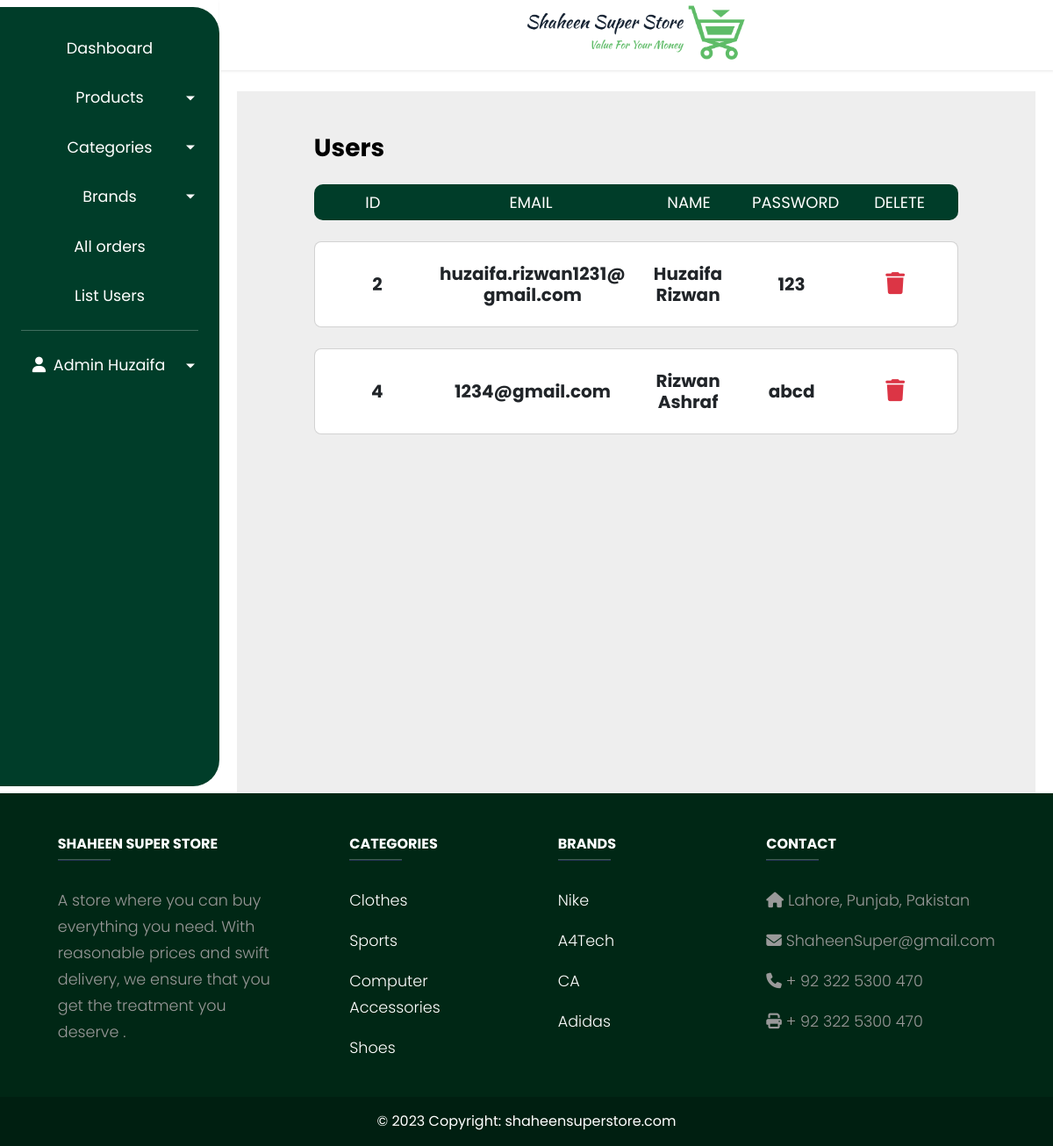
The page /admin/index.php?list_users (signed in) on the database its author committed.
### tables this page shows
CREATE TABLE `users` (
  `user_id` int(11) NOT NULL,
  `user_login_id` varchar(100) NOT NULL,
  `user_password` varchar(50) NOT NULL,
  `user_fullName` varchar(50) NOT NULL
);

CREATE TABLE `categories` (
  `category_id` int(11) NOT NULL,
  `category_name` varchar(50) NOT NULL
);

CREATE TABLE `brands` (
  `brand_id` int(11) NOT NULL,
  `brand_name` varchar(50) NOT NULL
);

### admin/list_users.php (the view)
<section class="h-100 mainSection" style="background-color: #eee;">
    <div class="container h-100 py-5">
        <div class="row d-flex justify-content-center align-items-center h-100">
            <div class="col-12 col-md-10">
                <div class="d-flex justify-content-between align-items-center mb-4">
                    <h3 class="fw-normal mb-0 text-black"><b>Users</b></h3>
                </div>
                <?php
          $query = "SELECT * FROM users";
          $query_result = mysqli_query($con,$query);
          $row = mysqli_num_rows($query_result);
        if ($row == 0){
            echo "<h3 class = 'text-center m-1'>No Users</h3>";
        }
        else{
            echo"
            <div class='container-fluid text-center '>
                        <div class='row HeadingBorder d-md-flex d-none mb-4'>
                            <div class='col-md-2'>
                                ID
                            </div>
                            <div class='col-md-4'>
                                EMAIL
                            </div>
                            <div class='col-md-2'>
                                NAME
                            </div>
                            <div class='col-md-2'>
                               PASSWORD
                            </div>
                            <div class='col-md-2'>
                            DELETE
                        </div>
                        </div>
                    </div>
                    ";
            while ($reader = mysqli_fetch_assoc($query_result)){
                $user_id = $reader['user_id'];
                $user_Email = $reader['user_login_id'];
                $user_FullName = $reader['user_fullName'];
                $user_Password = $reader['user_password'];
                    echo "
                    <div class='card rounded-3 mb-4'>
                    <div class='card-body p-4'>
                        <div class='row d-flex align-items-center'>
                            <div class='col-md-2 col-12 text-center'>
                                <h5 class='mb-0 ProductInViewProduct'><b><span class='d-inline d-md-none'>ID:</span> $user_id</b></h5>
                            </div>
                            <div class='col-md-4 col-12 text-center m-0'>
                            <h5 class='mb-0 ProductInViewProduct'><b><span class='d-inline d-md-none'>EMAIL:</span> $user_Email
                            </b></h5>
                            </div>
                                <div class='col-md-2 col-12 text-center'>
                                    <h5 class='mb-0 ProductInViewProduct'><b><span class='d-inline d-md-none'>USER:</span> $user_FullName
                                    </b></h5>
                                </div>
                                <div class='col-md-2 col-12 text-center'>
                                <h5 class='mb-0 ProductInViewProduct'><b><span class='d-inline d-md-none'>PASSWORD:</span> $user_Password
                                </b></h5>
                                </div>
                                <div class='col-md-2 col-12 p-2 p-md-0 text-center'>
                                <a href='index.php?delete_user=$user_id' class='text-danger ProductInViewProduct MobileViewButton'><i class='fas fa-trash fa-lg '></i><span class='mx-2 d-inline d-md-none'>Delete</span></a>
                                </div>
                        </div>
                    </div>
                </div>
                ";
                }
            }
        ?>
            </div>
        </div>
    </div>
</section>

### footer.php
<div class="container-fluid p-0 ">
    <footer class="text-center text-lg-start text-white" style=" background-color: #002715">
        <div class="container text-center text-md-start ">
            <div class="row">
                <div class="col-md-3 col-lg-4 col-xl-3 mx-auto mb-4 mt-5">
                    <h6 class="text-uppercase fw-bold">Shaheen Super Store</h6>
                    <hr class="mb-4 mt-0 d-inline-block mx-auto"
                        style="width: 60px; background-color: #7c4dff; height: 2px" />
                    <p class="px-2 px-md-0">
                        A store where you can buy everything you need. With reasonable prices and swift delivery, we
                        ensure that you get the treatment you deserve .
                    </p>
                </div>
                <div class="col-md-2 col-lg-2 col-xl-2 mx-auto mb-4 mt-5 footerLinks">
                    <h6 class="text-uppercase fw-bold">Categories</h6>
                    <hr class="mb-4 mt-0 d-inline-block mx-auto"
                        style="width: 60px; background-color: #7c4dff; height: 2px" />
                    <?php
                            $query = "SELECT * FROM categories LIMIT 4";
                            $result = mysqli_query($con,$query);
                            while($reader = mysqli_fetch_assoc($result)){
                                $cat_name = $reader['category_name'];
                                $cat_id = $reader['category_id'];
                                echo"
                                <p>
                                <a href='http://shaheen-super-store.infinityfreeapp.com/index.php?category=$cat_id' class='text-white'>$cat_name</a>
                                </p>";
                            }
                        ?>
                </div>
                <div class="col-md-2 col-lg-2 col-xl-2 mx-auto mb-4 mt-5 footerLinks">
                    <h6 class="text-uppercase fw-bold">Brands</h6>
                    <hr class="mb-4 mt-0 d-inline-block mx-auto"
                        style="width: 60px; background-color: #7c4dff; height: 2px" />
                    <?php
                            $query = "SELECT * FROM brands LIMIT 4";
                            $result = mysqli_query($con,$query);
                            while($reader = mysqli_fetch_assoc($result)){
                                $brand_name = $reader['brand_name'];
                                $brand_id = $reader['brand_id'];
                                echo"
                                <p>
                                <a href='http://shaheen-super-store.infinityfreeapp.com/index.php?brand=$brand_id' class='text-white'>$brand_name</a>
                                </p>";
                            }
                        ?>
                </div>
                <div class="col-md-4 col-lg-3 col-xl-3 mx-auto mb-md-0 mb-4 mt-5 footerLinks">
                    <h6 class="text-uppercase fw-bold">Contact</h6>
                    <hr class="mb-4 mt-0 d-inline-block mx-auto"
                        style="width: 60px; background-color: #7c4dff; height: 2px" />
                    <p><i class="fas fa-home mr-3"></i> Lahore, Punjab, Pakistan</p>
                    <p><i class="fas fa-envelope mr-3"></i> ShaheenSuper@gmail.com</p>
                    <p><i class="fas fa-phone mr-3"></i> + 92 322 5300 470</p>
                    <p><i class="fas fa-print mr-3"></i> + 92 322 5300 470 </p>
                </div>
            </div>
        </div>
        <div class="text-center p-3" style="background-color: rgba(0, 0, 0, 0.2)">
            © 2023 Copyright:
            <a class="text-white" href="http://shaheen-super-store.infinityfreeapp.com/index.php">shaheensuperstore.com</a>
        </div>
    </footer>
</div>

### style.css (style rules this page uses)
* { font-family: 'Poppins', sans-serif; }
.mainSection { min-height: 100vh; position: relative; }
.HeadingBorder { background-color: #003d29; color: white; font-size: 18px; padding: 7px; border-radius:10px; }
.fa-trash { transition: transform .2s; }
.footerLinks a { text-decoration: none; }

### admin/admin.css (style rules this page uses)
p { font-family: 'Poppins', sans-serif; font-size: 1.1em; font-weight: 300; line-height: 1.7em; color: #999; }
a, a:hover, a:focus { color: inherit; text-decoration: none; transition: all 0.3s; }

### rows shown on the page
users: user_id "2", user_login "huzaifa.rizwan1231@gmail.com", user_fullName "Huzaifa Rizwan", user_password "123"
users: user_id "4", user_login "1234@gmail.com", user_fullName "Rizwan Ashraf", user_password "abcd"
categories: category_name "Clothes"
categories: category_name "Sports"
categories: category_name "Computer Accessories"
categories: category_name "Shoes"
brands: brand_name "Nike"
brands: brand_name "A4Tech"
brands: brand_name "CA"
brands: brand_name "Adidas"

### other values the page prints
$_SESSION['admin_Name'] "Admin Huzaifa"
